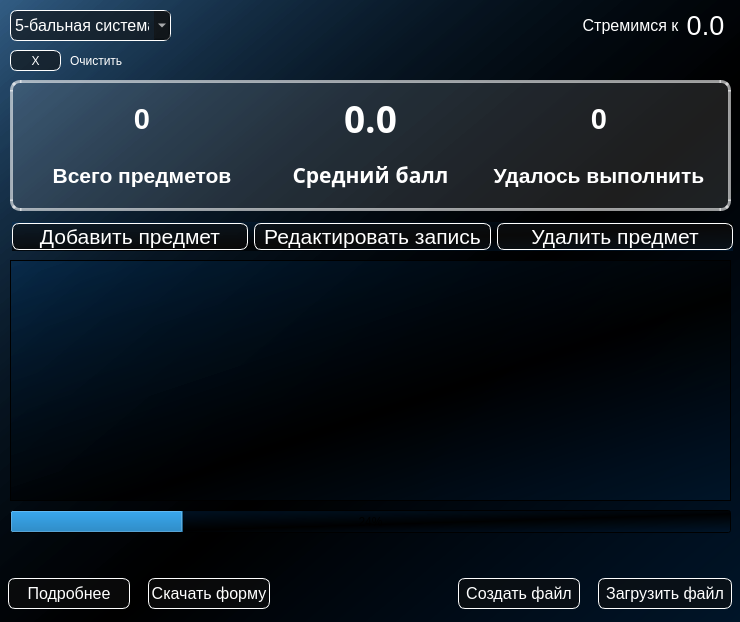
<?xml version="1.0" encoding="UTF-8"?>
<ui version="4.0">
 <class>MainWindow</class>
 <widget class="QMainWindow" name="MainWindow">
  <property name="geometry">
   <rect>
    <x>0</x>
    <y>0</y>
    <width>740</width>
    <height>622</height>
   </rect>
  </property>
  <property name="font">
   <font>
    <family>Georgia</family>
    <pointsize>8</pointsize>
    <weight>50</weight>
    <italic>false</italic>
    <bold>false</bold>
   </font>
  </property>
  <property name="windowTitle">
   <string>MainWindow</string>
  </property>
  <property name="styleSheet">
   <string notr="true">background-color: qlineargradient(spread:pad, x1:1, y1:1, x2:0, y2:0, stop:0 rgba(0, 21, 41, 255), stop:0.427447 rgba(0, 0, 0, 235), stop:1 rgba(0, 53, 102, 107));</string>
  </property>
  <widget class="QWidget" name="centralwidget">
   <widget class="QPushButton" name="pushButton_create_file">
    <property name="geometry">
     <rect>
      <x>458</x>
      <y>578</y>
      <width>122</width>
      <height>31</height>
     </rect>
    </property>
    <property name="styleSheet">
     <string notr="true">QPushButton {
background-color: rgba(15, 15, 15, 150);
color: rgba(255, 255, 255, 255);
border: 1px solid rgba(255, 255, 255, 255);
border-radius: 7px;
font-size: 12pt;
}

QPushButton::hover {
background-color: rgba(6, 176, 37, 255);
}</string>
    </property>
    <property name="text">
     <string>Создать файл</string>
    </property>
   </widget>
   <widget class="QPushButton" name="pushButton_down_file">
    <property name="geometry">
     <rect>
      <x>598</x>
      <y>578</y>
      <width>134</width>
      <height>31</height>
     </rect>
    </property>
    <property name="styleSheet">
     <string notr="true">QPushButton {
background-color: rgba(15, 15, 15, 150);
color: rgba(255, 255, 255, 255);
border: 1px solid rgba(255, 255, 255, 255);
border-radius: 7px;
font-size: 12pt;
}

QPushButton::hover {
background-color: rgba(6, 176, 37, 255);
}</string>
    </property>
    <property name="text">
     <string>Загрузить файл</string>
    </property>
   </widget>
   <widget class="QComboBox" name="comboBox_system">
    <property name="geometry">
     <rect>
      <x>10</x>
      <y>10</y>
      <width>161</width>
      <height>31</height>
     </rect>
    </property>
    <property name="styleSheet">
     <string notr="true">QComboBox {
background-color: rgba(15, 15, 15, 150);
color: rgba(255, 255, 255, 255);
border: 1px solid rgba(255, 255, 255, 255);
border-radius: 7px;
font-size: 12pt;
}

QComboBox::hover {
background-color: rgba(14, 77, 201, 255);
}

QComboBox::item {
color: rgba(255, 255, 255, 255);
}</string>
    </property>
    <item>
     <property name="text">
      <string>5-бальная система</string>
     </property>
    </item>
    <item>
     <property name="text">
      <string>10-бальная система</string>
     </property>
    </item>
   </widget>
   <widget class="QLabel" name="label_strem_text">
    <property name="geometry">
     <rect>
      <x>570</x>
      <y>10</y>
      <width>121</width>
      <height>31</height>
     </rect>
    </property>
    <property name="styleSheet">
     <string notr="true">color: rgb(255, 255, 255);
background-color: none;
font-size: 12pt;</string>
    </property>
    <property name="text">
     <string>Стремимся к</string>
    </property>
    <property name="alignment">
     <set>Qt::AlignCenter</set>
    </property>
   </widget>
   <widget class="QLabel" name="label_strem">
    <property name="geometry">
     <rect>
      <x>680</x>
      <y>10</y>
      <width>51</width>
      <height>31</height>
     </rect>
    </property>
    <property name="font">
     <font>
      <pointsize>20</pointsize>
     </font>
    </property>
    <property name="styleSheet">
     <string notr="true">color: rgb(255, 255, 255);
background-color: none;</string>
    </property>
    <property name="text">
     <string>0.0</string>
    </property>
    <property name="alignment">
     <set>Qt::AlignCenter</set>
    </property>
   </widget>
   <widget class="QPushButton" name="pushButton_down_form">
    <property name="geometry">
     <rect>
      <x>148</x>
      <y>578</y>
      <width>122</width>
      <height>31</height>
     </rect>
    </property>
    <property name="font">
     <font>
      <family>MS Shell Dlg 2</family>
      <pointsize>12</pointsize>
      <weight>50</weight>
      <italic>false</italic>
      <bold>false</bold>
     </font>
    </property>
    <property name="styleSheet">
     <string notr="true">QPushButton {
background-color: rgba(15, 15, 15, 150);
color: rgba(255, 255, 255, 255);
border: 1px solid rgba(255, 255, 255, 255);
border-radius: 7px;
font-size: 12pt;
}

QPushButton::hover {
background-color: rgba(6, 176, 37, 255);
}</string>
    </property>
    <property name="text">
     <string>Скачать форму</string>
    </property>
   </widget>
   <widget class="QPushButton" name="pushButton_info">
    <property name="geometry">
     <rect>
      <x>8</x>
      <y>578</y>
      <width>122</width>
      <height>31</height>
     </rect>
    </property>
    <property name="styleSheet">
     <string notr="true">QPushButton {
background-color: rgba(15, 15, 15, 150);
color: rgba(255, 255, 255, 255);
border: 1px solid rgba(255, 255, 255, 255);
border-radius: 7px;
font-size: 12pt;
}

QPushButton::hover {
background-color: rgba(14, 77, 201, 255);
}</string>
    </property>
    <property name="text">
     <string>Подробнее</string>
    </property>
   </widget>
   <widget class="QTableWidget" name="tableWidget">
    <property name="geometry">
     <rect>
      <x>10</x>
      <y>260</y>
      <width>721</width>
      <height>241</height>
     </rect>
    </property>
    <property name="autoFillBackground">
     <bool>false</bool>
    </property>
    <property name="styleSheet">
     <string notr="true">#tableWidget {
    background-image: url(:/images/img_2ekuEBFS8DXMU84PveV8 (1).png);
    background-repeat: no-repeat;
    background-position: center;
}


QTableWidget::item {
    color: rgb(255, 255, 255);
}


QTableWidget::header {
    background-color: rgb(255, 255, 255);
    font-weight: bold;
}</string>
    </property>
   </widget>
   <widget class="QProgressBar" name="progressBar">
    <property name="geometry">
     <rect>
      <x>10</x>
      <y>510</y>
      <width>721</width>
      <height>23</height>
     </rect>
    </property>
    <property name="value">
     <number>24</number>
    </property>
   </widget>
   <widget class="QFrame" name="frame">
    <property name="geometry">
     <rect>
      <x>10</x>
      <y>80</y>
      <width>721</width>
      <height>131</height>
     </rect>
    </property>
    <property name="styleSheet">
     <string notr="true">background-color: rgba(255, 255, 255, 30);
border-radius: 10px;
border: 3px solid  rgba(255, 255, 255, 150);</string>
    </property>
    <layout class="QVBoxLayout" name="verticalLayout_2">
     <item>
      <widget class="QFrame" name="frame">
       <property name="styleSheet">
        <string notr="true">background-color: none;
border-radius: none;
border: none;</string>
       </property>
       <layout class="QHBoxLayout" name="horizontalLayout_4">
        <item>
         <widget class="QLabel" name="label_col">
          <property name="font">
           <font>
            <family>MS Shell Dlg 2</family>
            <pointsize>22</pointsize>
            <weight>75</weight>
            <italic>false</italic>
            <bold>true</bold>
           </font>
          </property>
          <property name="styleSheet">
           <string notr="true">color: rgb(255, 255, 255);
background-color: none;</string>
          </property>
          <property name="text">
           <string>0</string>
          </property>
          <property name="alignment">
           <set>Qt::AlignCenter</set>
          </property>
         </widget>
        </item>
        <item>
         <widget class="QLabel" name="label_sr_ball">
          <property name="font">
           <font>
            <family>.Andale Mono</family>
            <pointsize>28</pointsize>
            <weight>75</weight>
            <italic>false</italic>
            <bold>true</bold>
           </font>
          </property>
          <property name="styleSheet">
           <string notr="true">color: rgb(255, 255, 255);
background-color: none;</string>
          </property>
          <property name="text">
           <string>0.0</string>
          </property>
          <property name="alignment">
           <set>Qt::AlignCenter</set>
          </property>
         </widget>
        </item>
        <item>
         <widget class="QLabel" name="label_suc">
          <property name="font">
           <font>
            <family>MS Shell Dlg 2</family>
            <pointsize>22</pointsize>
            <weight>75</weight>
            <italic>false</italic>
            <bold>true</bold>
           </font>
          </property>
          <property name="styleSheet">
           <string notr="true">color: rgb(255, 255, 255);
background-color: none;</string>
          </property>
          <property name="text">
           <string>0</string>
          </property>
          <property name="alignment">
           <set>Qt::AlignCenter</set>
          </property>
         </widget>
        </item>
       </layout>
      </widget>
     </item>
     <item>
      <widget class="QFrame" name="frame_2">
       <property name="styleSheet">
        <string notr="true">background-color: none;
border-radius: none;
border: none;</string>
       </property>
       <layout class="QHBoxLayout" name="horizontalLayout_3">
        <item>
         <widget class="QLabel" name="label_col_current">
          <property name="font">
           <font>
            <pointsize>16</pointsize>
            <weight>75</weight>
            <bold>true</bold>
           </font>
          </property>
          <property name="styleSheet">
           <string notr="true">color: rgb(255, 255, 255);
background-color: none;</string>
          </property>
          <property name="text">
           <string>Всего предметов</string>
          </property>
          <property name="alignment">
           <set>Qt::AlignCenter</set>
          </property>
         </widget>
        </item>
        <item>
         <widget class="QLabel" name="label_gpa">
          <property name="font">
           <font>
            <family>,Gill Sans</family>
            <pointsize>16</pointsize>
            <weight>75</weight>
            <italic>false</italic>
            <bold>true</bold>
           </font>
          </property>
          <property name="styleSheet">
           <string notr="true">color: rgb(255, 255, 255);
background-color: none;</string>
          </property>
          <property name="text">
           <string>Средний балл</string>
          </property>
          <property name="alignment">
           <set>Qt::AlignCenter</set>
          </property>
         </widget>
        </item>
        <item>
         <widget class="QLabel" name="label_secessful">
          <property name="font">
           <font>
            <pointsize>16</pointsize>
            <weight>75</weight>
            <bold>true</bold>
           </font>
          </property>
          <property name="styleSheet">
           <string notr="true">color: rgb(255, 255, 255);
background-color: none;</string>
          </property>
          <property name="text">
           <string>Удалось выполнить</string>
          </property>
          <property name="alignment">
           <set>Qt::AlignCenter</set>
          </property>
         </widget>
        </item>
       </layout>
      </widget>
     </item>
    </layout>
   </widget>
   <widget class="QWidget" name="layoutWidget">
    <property name="geometry">
     <rect>
      <x>12</x>
      <y>222</y>
      <width>721</width>
      <height>29</height>
     </rect>
    </property>
    <layout class="QHBoxLayout" name="horizontalLayout">
     <item>
      <widget class="QPushButton" name="pushButton_add">
       <property name="font">
        <font>
         <pointsize>16</pointsize>
        </font>
       </property>
       <property name="styleSheet">
        <string notr="true">QPushButton {
background-color: rgba(15, 15, 15, 150);
color: rgba(255, 255, 255, 255);
border: 1px solid rgba(255, 255, 255, 255);
border-radius: 7px;
}

QPushButton::hover {
background-color: rgba(6, 176, 37, 255);
}</string>
       </property>
       <property name="text">
        <string>Добавить предмет</string>
       </property>
      </widget>
     </item>
     <item>
      <widget class="QPushButton" name="pushButton_up">
       <property name="font">
        <font>
         <pointsize>16</pointsize>
        </font>
       </property>
       <property name="styleSheet">
        <string notr="true">QPushButton {
background-color: rgba(15, 15, 15, 150);
color: rgba(255, 255, 255, 255);
border: 1px solid rgba(255, 255, 255, 255);
border-radius: 7px;
}

QPushButton::hover {
background-color: rgba(6, 176, 37, 255);
}</string>
       </property>
       <property name="text">
        <string>Редактировать запись</string>
       </property>
      </widget>
     </item>
     <item>
      <widget class="QPushButton" name="pushButton_del">
       <property name="font">
        <font>
         <pointsize>16</pointsize>
        </font>
       </property>
       <property name="styleSheet">
        <string notr="true">QPushButton {
background-color: rgba(15, 15, 15, 150);
color: rgba(255, 255, 255, 255);
border: 1px solid rgba(255, 255, 255, 255);
border-radius: 7px;
}

QPushButton::hover {
background-color: rgba(6, 176, 37, 255);
}</string>
       </property>
       <property name="text">
        <string>Удалить предмет</string>
       </property>
      </widget>
     </item>
    </layout>
   </widget>
   <widget class="QPushButton" name="pushButton_clear">
    <property name="geometry">
     <rect>
      <x>10</x>
      <y>50</y>
      <width>51</width>
      <height>21</height>
     </rect>
    </property>
    <property name="styleSheet">
     <string notr="true">QPushButton {
background-color: rgba(15, 15, 15, 150);
color: rgba(255, 255, 255, 255);
border: 1px solid rgba(255, 255, 255, 255);
border-radius: 7px;
}

QPushButton::hover {
background-color: rgba(240, 17, 58, 255);
}</string>
    </property>
    <property name="text">
     <string>X</string>
    </property>
   </widget>
   <widget class="QLabel" name="label_clear">
    <property name="geometry">
     <rect>
      <x>70</x>
      <y>50</y>
      <width>61</width>
      <height>21</height>
     </rect>
    </property>
    <property name="styleSheet">
     <string notr="true">color: rgb(255, 255, 255);
background-color: none;</string>
    </property>
    <property name="text">
     <string>Очистить</string>
    </property>
   </widget>
  </widget>
 </widget>
 <resources>
  <include location="resource.qrc"/>
 </resources>
 <connections/>
</ui>
